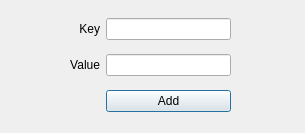
<?xml version="1.0" encoding="UTF-8"?>
<ui version="4.0">
 <class>MainWindow</class>
 <widget class="QMainWindow" name="MainWindow">
  <property name="geometry">
   <rect>
    <x>0</x>
    <y>0</y>
    <width>305</width>
    <height>133</height>
   </rect>
  </property>
  <property name="windowTitle">
   <string>Add Environment Variable</string>
  </property>
  <widget class="QWidget" name="centralwidget">
   <widget class="QWidget" name="">
    <property name="geometry">
     <rect>
      <x>70</x>
      <y>10</y>
      <width>161</width>
      <height>111</height>
     </rect>
    </property>
    <layout class="QGridLayout" name="gridLayout">
     <item row="0" column="0">
      <widget class="QLabel" name="label_key">
       <property name="layoutDirection">
        <enum>Qt::RightToLeft</enum>
       </property>
       <property name="text">
        <string>Key</string>
       </property>
       <property name="alignment">
        <set>Qt::AlignRight|Qt::AlignTrailing|Qt::AlignVCenter</set>
       </property>
      </widget>
     </item>
     <item row="0" column="1">
      <widget class="QLineEdit" name="lineEdit_key"/>
     </item>
     <item row="2" column="1">
      <widget class="QPushButton" name="add_button">
       <property name="text">
        <string>Add</string>
       </property>
       <property name="autoDefault">
        <bool>true</bool>
       </property>
       <property name="default">
        <bool>true</bool>
       </property>
      </widget>
     </item>
     <item row="1" column="0">
      <widget class="QLabel" name="label_value">
       <property name="text">
        <string>Value</string>
       </property>
       <property name="alignment">
        <set>Qt::AlignRight|Qt::AlignTrailing|Qt::AlignVCenter</set>
       </property>
      </widget>
     </item>
     <item row="1" column="1">
      <widget class="QLineEdit" name="lineEdit_value"/>
     </item>
    </layout>
   </widget>
  </widget>
 </widget>
 <tabstops>
  <tabstop>lineEdit_key</tabstop>
  <tabstop>lineEdit_value</tabstop>
  <tabstop>add_button</tabstop>
 </tabstops>
 <resources/>
 <connections/>
</ui>
